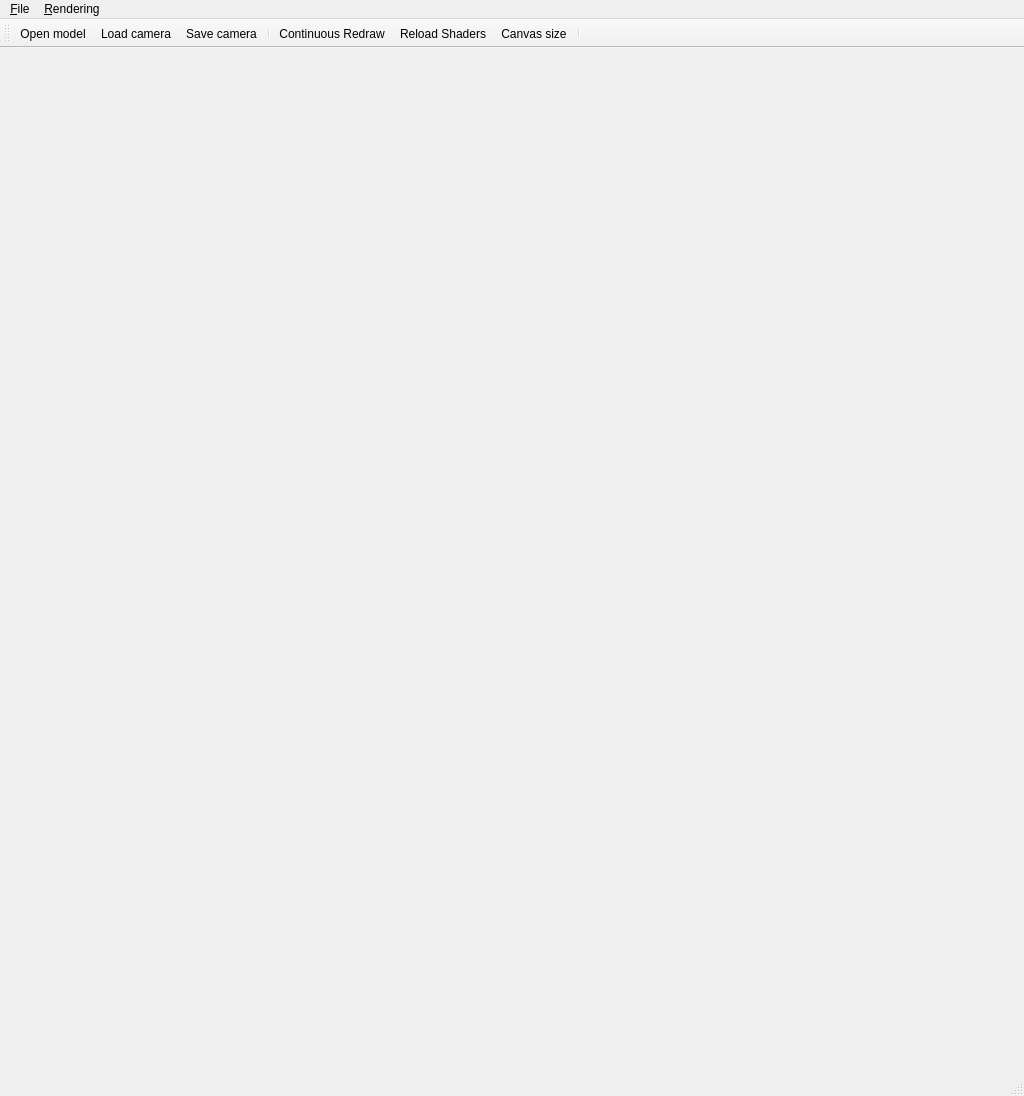
<ui version="4.0" >
 <class>MainWindowClass</class>
 <widget class="QMainWindow" name="MainWindowClass" >
  <property name="geometry" >
   <rect>
    <x>0</x>
    <y>0</y>
    <width>1024</width>
    <height>1096</height>
   </rect>
  </property>
  <property name="windowTitle" >
   <string>Delta</string>
  </property>
  <property name="windowIcon" >
   <iconset resource="../media/mainwindow.qrc" >
    <normaloff>:/MainWindow/logoDelta.png</normaloff>:/MainWindow/logoDelta.png</iconset>
  </property>
  <widget class="QWidget" name="centralWidget" >
   <layout class="QGridLayout" >
    <property name="margin" >
     <number>0</number>
    </property>
    <item row="0" column="0" >
     <widget class="Canvas" native="1" name="mainCanvas" />
    </item>
   </layout>
  </widget>
  <widget class="QMenuBar" name="menuBar" >
   <property name="geometry" >
    <rect>
     <x>0</x>
     <y>0</y>
     <width>1024</width>
     <height>19</height>
    </rect>
   </property>
   <widget class="QMenu" name="menu_File" >
    <property name="title" >
     <string>&amp;File</string>
    </property>
    <addaction name="actionOpen" />
    <addaction name="actionOpenDefaultScene" />
    <addaction name="separator" />
    <addaction name="actionLoadCamera" />
    <addaction name="actionSaveCamera" />
    <addaction name="separator" />
    <addaction name="actionExit" />
   </widget>
   <widget class="QMenu" name="menuRender_Mode" >
    <property name="title" >
     <string>&amp;Rendering</string>
    </property>
    <addaction name="actionRedrawAlways" />
    <addaction name="actionReloadShaders" />
    <addaction name="actionCanvasSize" />
   </widget>
   <addaction name="menu_File" />
   <addaction name="menuRender_Mode" />
  </widget>
  <widget class="QToolBar" name="mainToolBar" >
   <attribute name="toolBarArea" >
    <enum>TopToolBarArea</enum>
   </attribute>
   <attribute name="toolBarBreak" >
    <bool>false</bool>
   </attribute>
   <addaction name="actionOpen" />
   <addaction name="actionLoadCamera" />
   <addaction name="actionSaveCamera" />
   <addaction name="separator" />
   <addaction name="actionRedrawAlways" />
   <addaction name="actionReloadShaders" />
   <addaction name="actionCanvasSize" />
   <addaction name="separator" />
  </widget>
  <widget class="QStatusBar" name="statusBar" />
  <action name="actionExit" >
   <property name="text" >
    <string>E&amp;xit</string>
   </property>
   <property name="shortcut" >
    <string>Ctrl+X</string>
   </property>
  </action>
  <action name="actionRedrawAlways" >
   <property name="checkable" >
    <bool>true</bool>
   </property>
   <property name="checked" >
    <bool>false</bool>
   </property>
   <property name="icon" >
    <iconset resource="../media/mainwindow.qrc" >
     <normaloff>:/MainWindow/redrawAlways.png</normaloff>:/MainWindow/redrawAlways.png</iconset>
   </property>
   <property name="text" >
    <string>&amp;Continuous Redraw</string>
   </property>
   <property name="shortcut" >
    <string>Ctrl+A</string>
   </property>
  </action>
  <action name="actionReloadShaders" >
   <property name="text" >
    <string>&amp;Reload Shaders</string>
   </property>
   <property name="shortcut" >
    <string>F5</string>
   </property>
  </action>
  <action name="actionSingleCpu" >
   <property name="checkable" >
    <bool>true</bool>
   </property>
   <property name="checked" >
    <bool>false</bool>
   </property>
   <property name="text" >
    <string>&amp;Single CPU</string>
   </property>
   <property name="shortcut" >
    <string>Ctrl+1</string>
   </property>
  </action>
  <action name="actionMultiCpu" >
   <property name="checkable" >
    <bool>true</bool>
   </property>
   <property name="text" >
    <string>&amp;Multi CPU</string>
   </property>
   <property name="shortcut" >
    <string>Ctrl+2</string>
   </property>
  </action>
  <action name="actionGlsl" >
   <property name="checkable" >
    <bool>true</bool>
   </property>
   <property name="checked" >
    <bool>true</bool>
   </property>
   <property name="text" >
    <string>&amp;GLSL</string>
   </property>
   <property name="shortcut" >
    <string>Ctrl+3</string>
   </property>
  </action>
  <action name="actionOpen" >
   <property name="icon" >
    <iconset resource="../media/mainwindow.qrc" >
     <normaloff>:/MainWindow/fileOpen.png</normaloff>:/MainWindow/fileOpen.png</iconset>
   </property>
   <property name="text" >
    <string>&amp;Open model...</string>
   </property>
   <property name="shortcut" >
    <string>Ctrl+O</string>
   </property>
  </action>
  <action name="actionCuda" >
   <property name="checkable" >
    <bool>true</bool>
   </property>
   <property name="text" >
    <string>&amp;CUDA</string>
   </property>
   <property name="shortcut" >
    <string>Ctrl+4</string>
   </property>
  </action>
  <action name="actionLoadCamera" >
   <property name="text" >
    <string>Load camera</string>
   </property>
  </action>
  <action name="actionSaveCamera" >
   <property name="text" >
    <string>Save camera</string>
   </property>
  </action>
  <action name="actionOpenDefaultScene" >
   <property name="text" >
    <string>Open default scene</string>
   </property>
   <property name="shortcut" >
    <string>Ctrl+D</string>
   </property>
  </action>
  <action name="actionCanvasSize" >
   <property name="text" >
    <string>Canvas size...</string>
   </property>
   <property name="shortcut" >
    <string>Ctrl+C</string>
   </property>
  </action>
 </widget>
 <layoutdefault spacing="6" margin="11" />
 <customwidgets>
  <customwidget>
   <class>Canvas</class>
   <extends>QWidget</extends>
   <header>Canvas.h</header>
   <container>1</container>
  </customwidget>
 </customwidgets>
 <resources>
  <include location="../media/mainwindow.qrc" />
  <include location="../media/mainwindow.qrc" />
 </resources>
 <connections>
  <connection>
   <sender>actionExit</sender>
   <signal>triggered()</signal>
   <receiver>MainWindowClass</receiver>
   <slot>close()</slot>
   <hints>
    <hint type="sourcelabel" >
     <x>-1</x>
     <y>-1</y>
    </hint>
    <hint type="destinationlabel" >
     <x>299</x>
     <y>199</y>
    </hint>
   </hints>
  </connection>
 </connections>
</ui>
